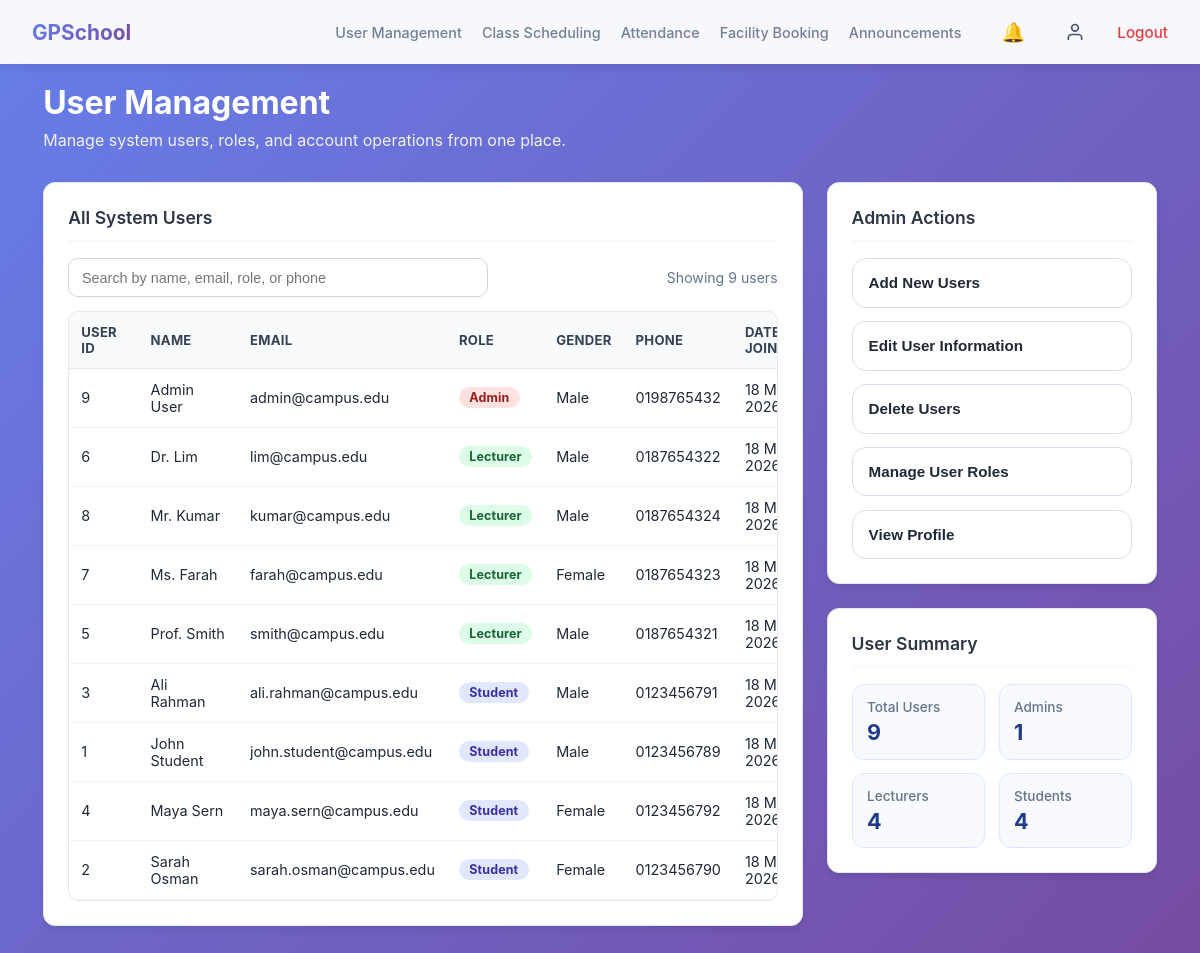
/user-management.php (signed in), run on the app's committed database.
### tables this page shows
CREATE TABLE IF NOT EXISTS users (
    user_id INT AUTO_INCREMENT PRIMARY KEY,
    role_id INT NOT NULL,
    name VARCHAR(100) NOT NULL,
    gender VARCHAR(20),
    phone VARCHAR(30),
    email VARCHAR(120) UNIQUE NOT NULL,
    profile_image VARCHAR(255),
    password_hash VARCHAR(255) NOT NULL,
    date_joined DATETIME DEFAULT CURRENT_TIMESTAMP,
    CONSTRAINT fk_users_role
        FOREIGN KEY (role_id) REFERENCES roles(role_id)
);

CREATE TABLE IF NOT EXISTS roles (
    role_id INT AUTO_INCREMENT PRIMARY KEY,
    role_name VARCHAR(50) NOT NULL UNIQUE,
    role_description VARCHAR(255)
);

### includes/check_session.php (called while the page is built, shortened)
<?php
$user_role = $_SESSION['role'];
?>

### user-management.php (the view, shortened to what this page needs)
<?php
include 'includes/check_session.php';
require_once __DIR__ . '/config/db.php';
$users = [];
$load_error = null;
try {
    $stmt = $pdo->query(
        "SELECT
            u.user_id,
            u.name,
            u.email,
            u.gender,
            u.phone,
            u.date_joined,
            r.role_name
         FROM users u
         INNER JOIN roles r ON u.role_id = r.role_id
         ORDER BY FIELD(r.role_name, 'admin', 'staff', 'student'), u.name ASC"
    );
    $users = $stmt->fetchAll();
} catch (Throwable $e) {
    error_log('User Management load error: ' . $e->getMessage());
    $load_error = 'Unable to load users right now. Please try again later.';
}
$role_counts = [
    'admin' => 0,
    'staff' => 0,
    'student' => 0
];
foreach ($users as $row) {
    $role_key = strtolower((string) ($row['role_name'] ?? ''));
    if (isset($role_counts[$role_key])) {
        $role_counts[$role_key]++;
    }
}
$total_users = count($users);
?>
<!DOCTYPE html>
<html lang="en">
<head>
    <link rel="stylesheet" href="assets/css/header.css?v=<?php echo time(); ?>">
    <link rel="stylesheet" href="assets/css/homepage.css?v=<?php echo time(); ?>">
    <link rel="stylesheet" href="assets/css/user-management.css?v=<?php echo time(); ?>">
</head>
<body>
    <?php include 'includes/header.php'; ?>
    <div class="container">
        <div class="welcome-section">
            <h1>User Management</h1>
            <p>Manage system users, roles, and account operations from one place.</p>
        </div>
        <div class="user-management-layout">
            <div class="main-panel">
                <div class="card users-card">
                    <div class="card-header">All System Users</div>
                    <div class="table-toolbar">
                        <input id="userSearchInput" type="text" placeholder="Search by name, email, role, or phone">
                        <span id="visibleUserCount" class="visible-count"></span>
                    </div>
                    <?php if ($load_error): ?>
                        <div class="table-message error"><?php echo htmlspecialchars($load_error); ?></div>
                    <?php elseif (empty($users)): ?>
                        <div class="table-message">No users found in the system.</div>
                    <?php else: ?>
                        <div class="table-wrapper">
                            <table id="usersTable" class="users-table">
                                <thead>
                                    <tr>
                                        <th>User ID</th>
                                        <th>Name</th>
                                        <th>Email</th>
                                        <th>Role</th>
                                        <th>Gender</th>
                                        <th>Phone</th>
                                        <th>Date Joined</th>
                                    </tr>
                                </thead>
                                <tbody>
                                    <?php foreach ($users as $row): ?>
                                        <?php
                                            $role = strtolower((string) $row['role_name']);
                                            $role_display = $role === 'staff' ? 'Lecturer' : ucfirst($role);
                                            $role_class = 'role-' . preg_replace('/[^a-z0-9_-]/', '', $role);
                                            $joined_date = '';
                                            if (!empty($row['date_joined'])) {
                                                $joined_date = date('d M Y', strtotime((string) $row['date_joined']));
                                            }
                                        ?>
                                        <tr
                                            class="user-row"
                                            data-user-id="<?php echo (int) $row['user_id']; ?>"
                                            data-name="<?php echo htmlspecialchars((string) $row['name']); ?>"
                                            data-email="<?php echo htmlspecialchars((string) $row['email']); ?>"
                                            data-role="<?php echo htmlspecialchars($role); ?>"
                                            data-gender="<?php echo htmlspecialchars((string) ($row['gender'] ?: '')); ?>"
                                            data-phone="<?php echo htmlspecialchars((string) ($row['phone'] ?: '')); ?>"
                                            data-date-joined="<?php echo htmlspecialchars((string) ($row['date_joined'] ?: '')); ?>"
                                        >
                                            <td><?php echo (int) $row['user_id']; ?></td>
                                            <td><?php echo htmlspecialchars((string) $row['name']); ?></td>
                                            <td><?php echo htmlspecialchars((string) $row['email']); ?></td>
                                            <td><span class="role-badge <?php echo htmlspecialchars($role_class); ?>"><?php echo htmlspecialchars($role_display); ?></span></td>
                                            <td><?php echo htmlspecialchars((string) ($row['gender'] ?: '-')); ?></td>
                                            <td><?php echo htmlspecialchars((string) ($row['phone'] ?: '-')); ?></td>
                                            <td><?php echo htmlspecialchars($joined_date); ?></td>
                                        </tr>
                                    <?php endforeach; ?>
                                </tbody>
                            </table>
                        </div>
                    <?php endif; ?>
                </div>
            </div>
            <div class="side-panel">
                <div class="card side-card">
                    <div class="card-header">Admin Actions</div>
                    <div class="action-buttons" id="actionButtons">
                        <button type="button" class="action-btn" data-action="add">Add New Users</button>
                        <button type="button" class="action-btn" data-action="edit">Edit User Information</button>
                        <button type="button" class="action-btn" data-action="delete">Delete Users</button>
                        <button type="button" class="action-btn" data-action="roles">Manage User Roles</button>
                        <button type="button" class="action-btn" data-action="profile">View Profile</button>
                    </div>
                </div>
                <div class="card side-card">
                    <div class="card-header">User Summary</div>
                    <div class="summary-grid">
                        <div class="summary-item">
                            <span class="summary-label">Total Users</span>
                            <span class="summary-value"><?php echo $total_users; ?></span>
                        </div>
                        <div class="summary-item">
                            <span class="summary-label">Admins</span>
                            <span class="summary-value"><?php echo $role_counts['admin']; ?></span>
                        </div>
                        <div class="summary-item">
                            <span class="summary-label">Lecturers</span>
                            <span class="summary-value"><?php echo $role_counts['staff']; ?></span>
                        </div>
                        <div class="summary-item">
                            <span class="summary-label">Students</span>
                            <span class="summary-value"><?php echo $role_counts['student']; ?></span>
                        </div>
                    </div>
                </div>
            </div>
        </div>
    </div>
</body>
</html>

### includes/header.php (shortened to what this page needs)
<?php
$current_role = $user_role ?? ($_SESSION['role'] ?? '');
$is_admin_nav = ($current_role === 'admin');
$default_nav_links = [
    ['href' => 'timetable.php', 'label' => 'Timetable'],
    ['href' => 'attendance.php', 'label' => 'Attendance'],
    ['href' => 'facility-booking.php', 'label' => 'Facility Booking'],
    ['href' => 'announcements.php', 'label' => 'Announcements']
];
$admin_nav_links = [
    ['href' => 'user-management.php', 'label' => 'User Management'],
    ['href' => 'class-scheduling.php', 'label' => 'Class Scheduling'],
    ['href' => 'attendance.php', 'label' => 'Attendance'],
    ['href' => 'facility-booking.php', 'label' => 'Facility Booking'],
    ['href' => 'announcements.php', 'label' => 'Announcements']
];
$nav_links = $is_admin_nav ? $admin_nav_links : $default_nav_links;
?>
<nav class="top-nav">
    <a href="homepage.php" class="logo-link">
        <div class="logo">GPSchool</div>
    </a>
    <ul class="nav-center<?php echo $is_admin_nav ? ' nav-center-admin' : ''; ?>">
        <?php foreach ($nav_links as $link): ?>
            <li>
                <a href="<?php echo htmlspecialchars($link['href']); ?>"><?php echo htmlspecialchars($link['label']); ?></a>
            </li>
        <?php endforeach; ?>
    </ul>
    <div class="nav-right">
        <div class="nav-item announcements-container">
            <a href="#" class="nav-link" onclick="toggleAnnouncements(event)">
                <span class="bell-icon">🔔</span>
            </a>
        </div>
        <a href="profile.php" class="nav-icon" title="Profile">
            <svg xmlns="http://www.w3.org/2000/svg" width="24" height="24" viewBox="0 0 24 24" fill="none" stroke="currentColor" stroke-width="2" stroke-linecap="round" stroke-linejoin="round">
                <path d="M20 21v-2a4 4 0 0 0-4-4H8a4 4 0 0 0-4 4v2"></path>
                <circle cx="12" cy="7" r="4"></circle>
            </svg>
        </a>
        <a href="auth/logout.php" class="logout-link">Logout</a>
    </div>
</nav>

### assets/css/header.css (style rules this page uses)
* { margin: 0; padding: 0; box-sizing: border-box; }
html { font-family: 'Poppins', -apple-system, BlinkMacSystemFont, 'Segoe UI', sans-serif; scroll-behavior: smooth; }
body { margin: 0; padding: 0; }
.top-nav { background: rgba(255, 255, 255, 0.95); backdrop-filter: blur(10px); padding: 0.75rem 2rem; display: flex; justify-content: space-between; align-items: center; box-shadow: 0 2px 10px rgba(0, 0, 0, 0.1); position: sticky; top: 0; z-index: 100; gap: 2rem; }
.logo-link { text-decoration: none; display: flex; align-items: center; flex-shrink: 0; }
.logo { font-size: 1.3rem; font-weight: 700; background: linear-gradient(135deg, #667eea 0%, #764ba2 100%); -webkit-background-clip: text; -webkit-text-fill-color: transparent; background-clip: text; white-space: nowrap; }
.nav-center { display: flex; gap: 2rem; list-style: none; margin: 0; padding: 0; margin-left: auto; justify-content: flex-end; }
.nav-center li { list-style: none; }
.nav-center a { color: #718096; text-decoration: none; font-weight: 500; font-size: 0.95rem; transition: color 0.3s ease; white-space: nowrap; }
.nav-center-admin { gap: 1.25rem; }
.nav-center-admin a { font-size: 0.9rem; }
.nav-right { display: flex; gap: 1.5rem; align-items: center; flex-shrink: 0; }
.nav-icon { display: flex; align-items: center; justify-content: center; color: #4a5568; text-decoration: none; transition: color 0.3s ease; background: none; border: none; width: auto; height: auto; padding: 0.5rem; cursor: pointer; font-size: inherit; }
.nav-icon svg { width: 20px; height: 20px; }
.nav-link { display: inline-flex; align-items: center; justify-content: center; color: #4a5568; text-decoration: none; padding: 0.5rem; transition: color 0.3s ease; }
.logout-link { color: #e53e3e; text-decoration: none; font-weight: 500; font-size: 0.95rem; transition: color 0.3s ease; white-space: nowrap; }
.announcements-container { position: relative; }
.bell-icon { font-size: 1.2rem; display: inline-block; }

### assets/css/homepage.css (style rules this page uses)
body { font-family: -apple-system, BlinkMacSystemFont, 'Segoe UI', Roboto, Oxygen, Ubuntu, Cantarell, sans-serif; background: linear-gradient(135deg, #667eea 0%, #764ba2 100%); min-height: 100vh; padding-bottom: 40px; }
.container { width: min(1800px, 96vw); margin: 0 auto; padding: clamp(0.85rem, 1.6vw, 2rem); }
.welcome-section { color: white; margin-bottom: 2rem; }
.welcome-section h1 { font-size: 2rem; margin-bottom: 0.5rem; }
.welcome-section p { opacity: 0.9; font-size: 1rem; }
.card { background: white; border-radius: 12px; padding: 1.5rem; box-shadow: 0 4px 6px rgba(0, 0, 0, 0.07); border: 1px solid #e2e8f0; transition: transform 0.2s, box-shadow 0.2s; }
.card-header { font-size: 1.1rem; font-weight: 600; color: #2d3748; margin-bottom: 1rem; padding-bottom: 0.75rem; border-bottom: 2px solid #f7fafc; }

### data on the page
users: user_id "9", name "Admin User", email "admin@campus.edu", role.role_name "Admin", gender "Male", phone "0198765432", date_joined "18…"
users: user_id "6", name "Dr. Lim", email "lim@campus.edu", role.role_name "Lecturer", gender "Male", phone "0187654322", date_joined "18…"
users: user_id "8", name "Mr. Kumar", email "kumar@campus.edu", role.role_name "Lecturer", gender "Male", phone "0187654324", date_joined "18…"
users: user_id "7", name "Ms. Farah", email "farah@campus.edu", role.role_name "Lecturer", gender "Female", phone "0187654323", date_joined "18…"
users: user_id "5", name "Prof. Smith", email "smith@campus.edu", role.role_name "Lecturer", gender "Male", phone "0187654321", date_joined "18…"
users: user_id "3", name "Ali Rahman", email "ali.rahman@campus.edu", role.role_name "Student", gender "Male", phone "0123456791", date_joined "18…"
users: user_id "1", name "John Student", email "john.student@campus.edu", role.role_name "Student", gender "Male", phone "0123456789", date_joined "18…"
users: user_id "4", name "Maya Sern", email "maya.sern@campus.edu", role.role_name "Student", gender "Female", phone "0123456792", date_joined "18…"
users: user_id "2", name "Sarah Osman", email "sarah.osman@campus.edu", role.role_name "Student", gender "Female", phone "0123456790", date_joined "18…"

### other printed values
$link['label'] "User Management"
$link['label'] "Class Scheduling"
$link['label'] "Attendance"
$link['label'] "Facility Booking"
$link['label'] "Announcements"
$total_users "9"
$role_counts['admin'] "1"
$role_counts['staff'] "4"
$role_counts['student'] "4"
